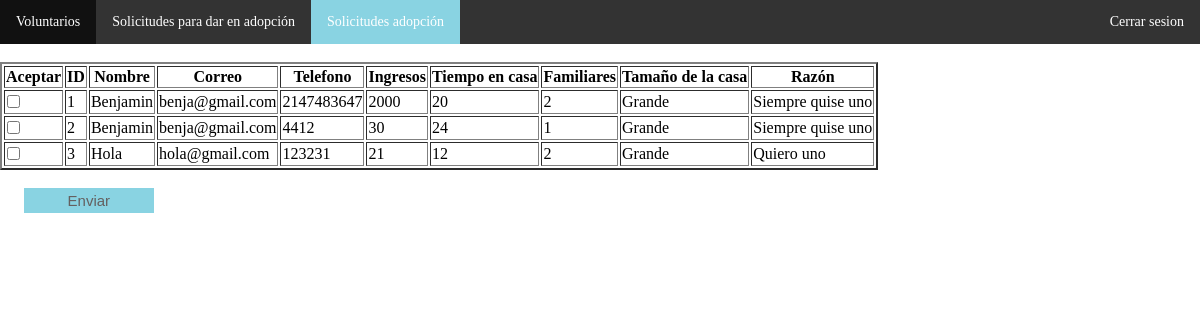
Page /php/adopcion_acept.php on the earlier database version.
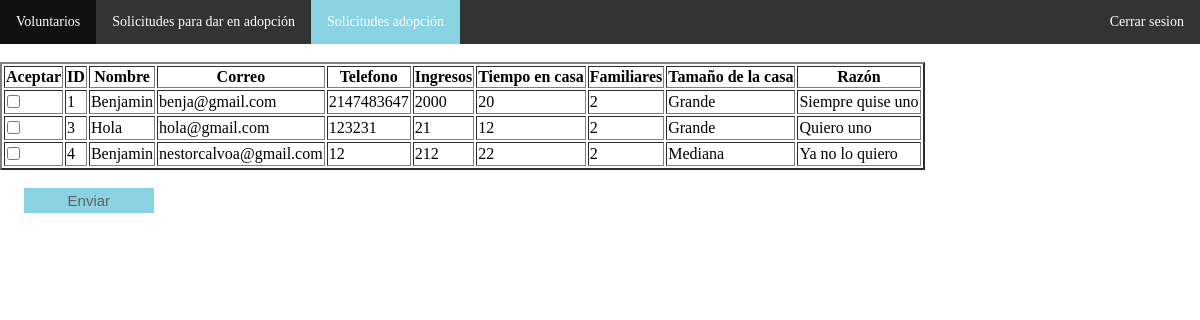
Same page on the later database version.
### tables this page shows
CREATE TABLE `adoptar` (
  `id` int(11) NOT NULL,
  `nombre` text NOT NULL,
  `correo` text NOT NULL,
  `tel` int(11) NOT NULL,
  `ingresos` int(11) NOT NULL,
  `tiempo_casa` tinyint(24) UNSIGNED NOT NULL,
  `familiares` int(11) NOT NULL,
  `tamano_casa` text NOT NULL,
  `razon` text NOT NULL,
  `revisado` varchar(255) NOT NULL DEFAULT 'no'
);

### php/adopcion_acept.php (the view, shortened to what this page needs)
<!DOCTYPE html>
<html lang="en">
<head>
    <link rel="stylesheet" href="../css/style_admin.css">
</head>
<body>
    <nav>
        <ul>
            <li><a href="../php/voluntarios_add.php">Voluntarios</a></li>
            <li><a href="../php/solicitudes_add.php">Solicitudes para dar en adopción</a></li>
            <li><a class="active" href="../php/adopcion_acept.php">Solicitudes adopción</a></li>
            <li style="float:right"><a href="index.php" id="close_sesion">Cerrar sesion</a></li>
        </ul>
    </nav>
    <br>
    <table border = '2'>
        <tr>
            <th>Aceptar</th>
            <th>ID</th>
            <th>Nombre</th>
            <th>Correo</th>
            <th>Telefono</th>
            <th>Ingresos</th>
            <th>Tiempo en casa</th>
            <th>Familiares</th>
            <th>Tamaño de la casa</th>
            <th>Razón</th>
        </tr>
        <?php
        $conectar = new mysqli('localhost', 'root', '', 'happy_animals');
        $conectar->set_charset("utf8");
        $sql = "SELECT * FROM adoptar WHERE revisado = 'no'";
        $ejecutar = $conectar->query($sql);
        if(!$ejecutar){
            echo "Hubo error al ejectuar la cola";
            echo "<br>";
            echo $conectar->error;
        }
        else{
        ?>
        <?php
        while($rows = mysqli_fetch_array($ejecutar)){
            echo "<form method='post' name='check_adopt' id = 'check_adopt' action='check_adopt.php'>";
            echo "<tr>";
            echo "<td>";
            ?>
            <input type='checkbox' id =<?php echo $rows['id'] ?>  name=<?php echo $rows['id'] ?>>
            <?php
            echo "</td>";
            echo "<td>" .  $rows['id'] . "</td>" ;
            echo "<td>" .  $rows['nombre'] . "</td>" ;
            echo "<td>" .  $rows['correo'] . "</td>" ;
            echo "<td>" .  $rows['tel'] . "</td>" ;
            echo "<td>" .  $rows['ingresos'] . "</td>" ;
            echo "<td>" .  $rows['tiempo_casa'] . "</td>" ;
            echo "<td>" .  $rows['familiares'] . "</td>" ;
            echo "<td>" .  $rows['tamano_casa'] . "</td>" ;
            echo "<td>" .  $rows['razon'] . "</td>" ;
            echo "</tr>";
        }
        ?>
    </table>
    <br>
    <input type="submit" value="Enviar">
    <?php
    }
    ?>
</body>
</html>

### css/style_admin.css (style rules this page uses)
body { margin: 0; }
nav { background-color: #333; margin: 0; }
ul { list-style-type: none; margin: 0; padding: 0; overflow: hidden; }
li { float: left; }
li a { display: block; color: white; text-align: center; padding: 14px 16px; text-decoration: none; font-family: Bahnschrift; font-size: 14px; }
.active { background-color: #89d3e2; }
input { border: none; border-bottom: 1px solid #8b9191; margin-left: 2%; }
input[type=submit] { border: none; background-color: #89d3e2; color: #646060; font-size: 15px; padding: 4px; width: 10.8%; margin-left: 2%; }

Differences in the rows shown:
no longer on this page (row edited): adoptar: id "2", nombre "Benjamin", correo "benja@gmail.com", tel "4412", ingresos "30", tiempo_casa "24", familiares "1", tamano_casa "Grande", razon "Siempre quise uno"
added adoptar: id "4", nombre "Benjamin", correo "nestorcalvoa@gmail.com", tel "12", ingresos "212", tiempo_casa "22", familiares "2", tamano_casa "Mediana", razon "Ya no lo quiero"
